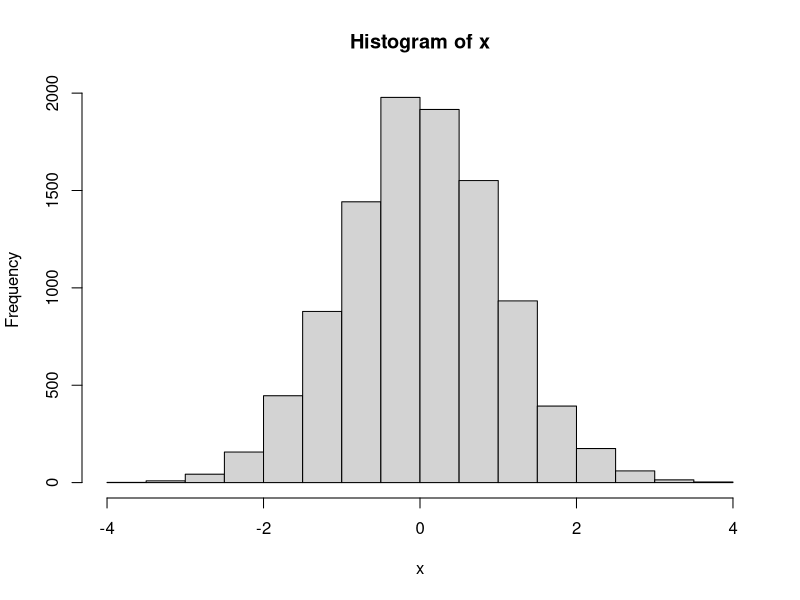

Here is the R script that generated this plot:

## n=n??mero de observaciones
## min=a  max=b  extremos de la densidad
n=10000
p1<-runif(n,0,1)#, min=0, max=1)
p2<-runif(n,0,1)#, min=0, max=1)

x<-sqrt(-2*log(p1))*cos(1*360*p2)
y<- #inversa de la acumulada de la exponencial
#come un vector de probabilidades y genera un vector de x
hist(x)





